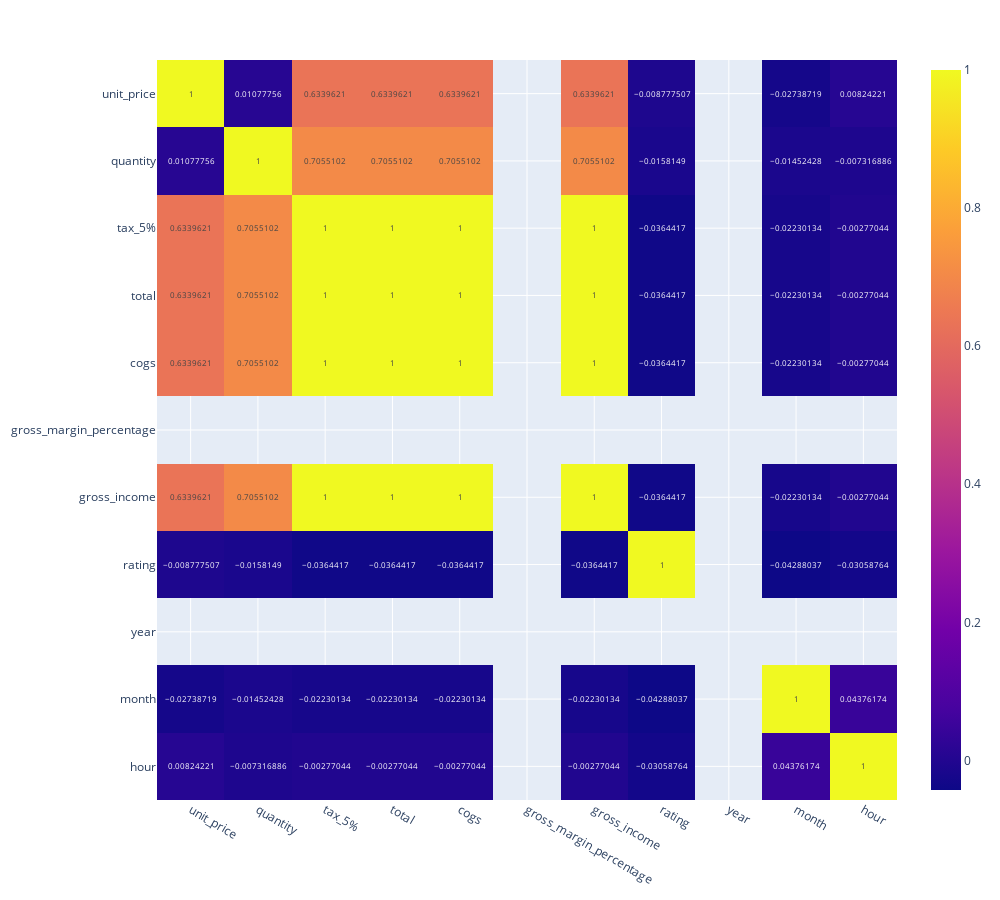

The notebook cell saved with this chart:
### Code cell
px.imshow(corr, text_auto=True, width=1000,height=900)

### Figure 1 — Plotly figure (JSON) as saved in the notebook; plotly's stock layout.template omitted (floating-point values rounded to 4 significant figures)
{"data": [{"coloraxis": "coloraxis", "hovertemplate": "x: %{x}<br>y: %{y}<br>color: %{z}<extra></extra>", "name": "0", "texttemplate": "%{z}", "type": "heatmap", "x": ["unit_price", "quantity", "tax_5%", "total", "cogs", "gross_margin_percentage", "gross_income", "rating", "year", "month", "hour"], "xaxis": "x", "y": ["unit_price", "quantity", "tax_5%", "total", "cogs", "gross_margin_percentage", "gross_income", "rating", "year", "month", "hour"], "yaxis": "y", "z": [[1, 0.01078, 0.634, 0.634, 0.634, null, 0.634, -0.008778, null, -0.02739, 0.008242], [0.01078, 1, 0.7055, 0.7055, 0.7055, null, 0.7055, -0.01581, null, -0.01452, -0.007317], [0.634, 0.7055, 1, 1.0, 1.0, null, 1, -0.03644, null, -0.0223, -0.00277], [0.634, 0.7055, 1.0, 1, 1.0, null, 1.0, -0.03644, null, -0.0223, -0.00277], [0.634, 0.7055, 1.0, 1.0, 1, null, 1.0, -0.03644, null, -0.0223, -0.00277], [null, null, null, null, null, null, null, null, null, null, null], [0.634, 0.7055, 1, 1.0, 1.0, null, 1, -0.03644, null, -0.0223, -0.00277], [-0.008778, -0.01581, -0.03644, -0.03644, -0.03644, null, -0.03644, 1, null, -0.04288, -0.03059], [null, null, null, null, null, null, null, null, null, null, null], [-0.02739, -0.01452, -0.0223, -0.0223, -0.0223, null, -0.0223, -0.04288, null, 1, 0.04376], [0.008242, -0.007317, -0.00277, -0.00277, -0.00277, null, -0.00277, -0.03059, null, 0.04376, 1]]}], "layout": {"coloraxis": {"colorscale": [[0, "#0d0887"], [0.1111, "#46039f"], [0.2222, "#7201a8"], [0.3333, "#9c179e"], [0.4444, "#bd3786"], [0.5556, "#d8576b"], [0.6667, "#ed7953"], [0.7778, "#fb9f3a"], [0.8889, "#fdca26"], [1, "#f0f921"]]}, "height": 900, "margin": {"t": 60}, "width": 1000, "xaxis": {"anchor": "y", "constrain": "domain", "domain": [0, 1], "scaleanchor": "y"}, "yaxis": {"anchor": "x", "autorange": "reversed", "constrain": "domain", "domain": [0, 1]}}}
